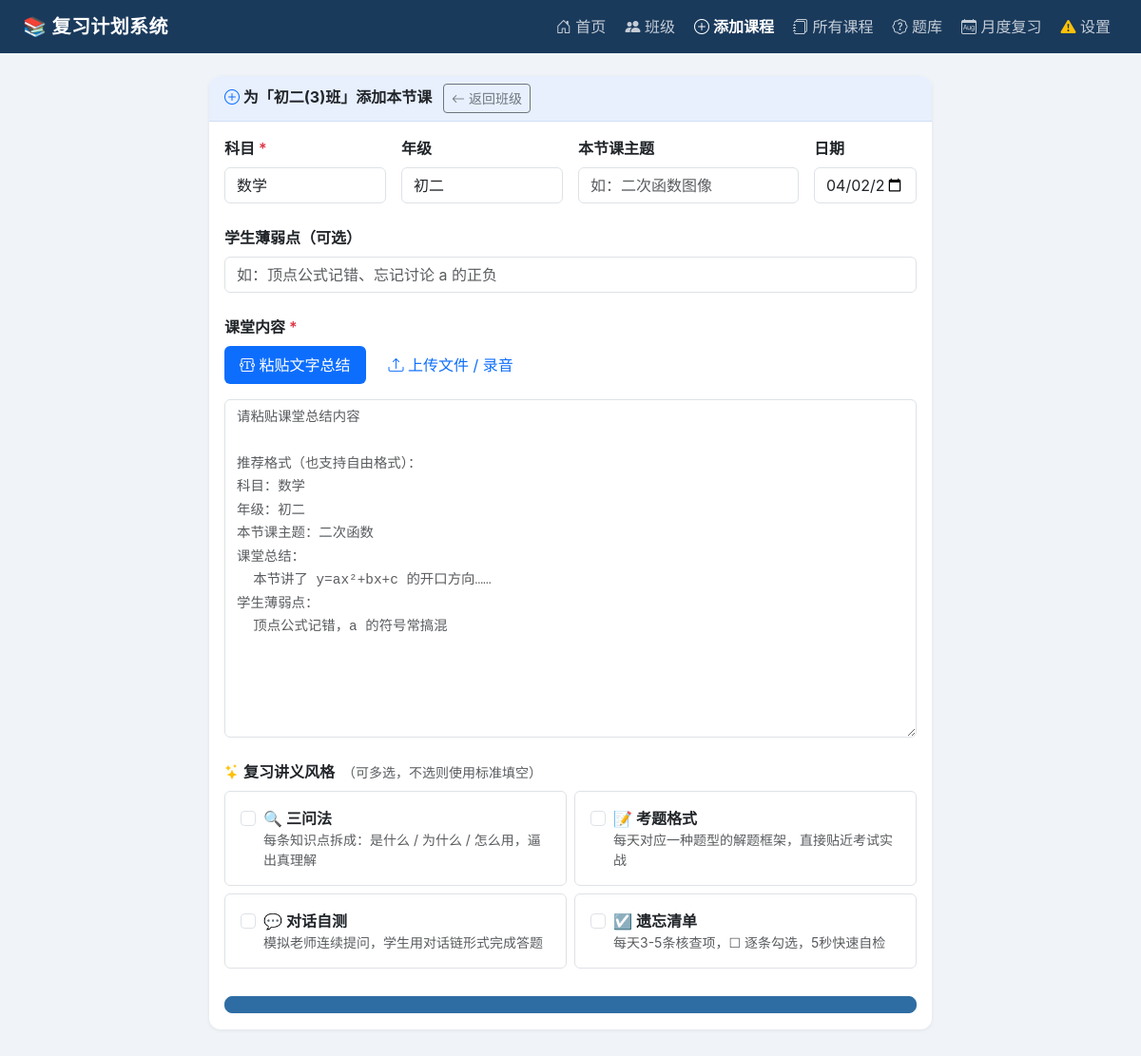
The page /add?class_id=1 on the database its author committed.
### tables this page shows
CREATE TABLE classes (
            id           INTEGER PRIMARY KEY AUTOINCREMENT,
            name         TEXT NOT NULL,
            subject      TEXT DEFAULT '',
            grade        TEXT DEFAULT '',
            teacher_name TEXT DEFAULT '',
            teacher_email TEXT DEFAULT '',
            created_at   TEXT DEFAULT (datetime('now','localtime'))
        );

### app.py (the view, shortened to what this page needs)
@app.route("/add", methods=["GET", "POST"])
def add_lesson():
    class_id = int(request.args.get("class_id", 0) or request.form.get("class_id", 0) or 0)
    cls = get_class(class_id) if class_id else None
    if request.method == "GET":
        return render_template("add.html", today=str(date.today()),
                               cls=cls, class_id=class_id, classes=list_classes())

### app.py (called while the page is built)
def get_config():
    return get_runtime_config()

def has_api_key():
    cfg = get_config()
    provider = cfg.get("provider", "openai")
    if provider == "deepseek":
        key = cfg.get("deepseek_api_key", "") or os.environ.get("DEEPSEEK_API_KEY", "")
    elif provider == "mimo":
        key = cfg.get("mimo_api_key", "") or os.environ.get("MIMO_API_KEY", "")
    elif provider == "n1n":
        key = cfg.get("n1n_api_key", "") or os.environ.get("N1N_API_KEY", "")
    else:
        key = cfg.get("openai_api_key", "") or os.environ.get("OPENAI_API_KEY", "")
    return bool(key.strip())

@app.context_processor
def inject_globals():
    return dict(
        has_key=has_api_key(),
        current_endpoint=request.endpoint,
        all_classes=list_classes(),
    )

### config_runtime.py (called while the page is built)
def load_file_config() -> dict:
    if CFG_PATH.exists():
        with open(CFG_PATH, encoding="utf-8") as f:
            return json.load(f)
    return {}

def get_env_overrides() -> dict:
    overrides = {}
    for key, env_name in ENV_VAR_MAP.items():
        value = os.environ.get(env_name)
        if value is not None and value.strip():
            overrides[key] = value.strip()
    return overrides

def get_runtime_config() -> dict:
    cfg = dict(DEFAULTS)
    cfg.update(load_file_config())
    cfg.update(get_env_overrides())
    return cfg

### lesson_manager.py (called while the page is built)
def get_conn() -> sqlite3.Connection:
    conn = sqlite3.connect(DB_PATH)
    conn.execute("PRAGMA foreign_keys = ON")
    conn.row_factory = sqlite3.Row
    return conn

def get_class(class_id: int):
    with get_conn() as conn:
        row = conn.execute(
            """
            SELECT c.*, (
                SELECT uc.user_id
                FROM user_classes uc
                WHERE uc.class_id = c.id
                ORDER BY uc.user_id
                LIMIT 1
            ) AS teacher_user_id
            FROM classes c
            WHERE c.id=?
            """,
            (class_id,),
        ).fetchone()
        return dict(row) if row else None

### templates/add.html (shortened to what this page needs)
{% extends "base.html" %}
{% block content %}
<div class="row justify-content-center mt-2">
  <div class="col-xl-8 col-lg-9">
    <div class="card">
      <div class="card-header fw-bold">
        <i class="bi bi-plus-circle text-primary"></i>
        {% if cls %}
          为「{{ cls.name }}」添加本节课
          <a href="{{ url_for('class_detail', class_id=cls.id) }}" class="btn btn-sm btn-outline-secondary ms-2">
            <i class="bi bi-arrow-left"></i> 返回班级
          </a>
        {% else %}
          添加新课程
        {% endif %}
      </div>
      <div class="card-body">
        <form method="POST" enctype="multipart/form-data" id="addForm">
          <div class="row g-3 mb-4">
            <div class="col-md-3">
              <label class="form-label fw-semibold">
                科目 <span class="text-danger">*</span>
              </label>
              <input type="text" class="form-control" name="subject" id="fSubject"
                     placeholder="如：数学"
                     value="{{ form.subject if form else (cls.subject if cls else '') }}"
                     {% if cls %}readonly{% endif %} required>
            </div>
            <div class="col-md-3">
              <label class="form-label fw-semibold">年级</label>
              <input type="text" class="form-control" name="grade" id="fGrade"
                     placeholder="如：初二"
                     value="{{ form.grade if form else (cls.grade if cls else '') }}"
                     {% if cls %}readonly{% endif %}>
            </div>
            <div class="col-md-4">
              <label class="form-label fw-semibold">本节课主题</label>
              <input type="text" class="form-control" name="topic"
                     placeholder="如：二次函数图像"
                     value="{{ form.topic if form else '' }}">
            </div>
            <div class="col-md-2">
              <label class="form-label fw-semibold">日期</label>
              <input type="date" class="form-control" name="date"
                     value="{{ today }}">
            </div>
          </div>
          <div class="mb-4">
            <label class="form-label fw-semibold">学生薄弱点（可选）</label>
            <input type="text" class="form-control" name="weak_points"
                   placeholder="如：顶点公式记错、忘记讨论 a 的正负">
          </div>
          <div class="mb-4">
            <label class="form-label fw-semibold mb-2">
              课堂内容 <span class="text-danger">*</span>
            </label>
            <ul class="nav nav-pills mb-3" id="inputTabs">
              <li class="nav-item">
                <button class="nav-link active" type="button" data-tab="text">
                  <i class="bi bi-textarea-t"></i> 粘贴文字总结
                </button>
              </li>
              <li class="nav-item ms-2">
                <button class="nav-link" type="button" data-tab="file">
                  <i class="bi bi-upload"></i> 上传文件 / 录音
                </button>
              </li>
            </ul>
            <div id="tabText">
              <textarea class="form-control font-monospace" name="summary_text"
                        rows="14"
                        style="font-size:.9rem;line-height:1.7"
                        placeholder="请粘贴课堂总结内容&#10;&#10;推荐格式（也支持自由格式）：&#10;科目：数学&#10;年级：初二&#10;本节课主题：二次函数&#10;课堂总结：&#10;  本节讲了 y=ax²+bx+c 的开口方向……&#10;学生薄弱点：&#10;  顶点公式记错，a 的符号常搞混"></textarea>
            </div>
          </div>
          <div class="mb-4">
            <label class="form-label fw-semibold">
              <i class="bi bi-stars text-warning"></i> 复习讲义风格
              <span class="text-muted fw-normal small ms-1">（可多选，不选则使用标准填空）</span>
            </label>
            <div class="row g-2">
              <div class="col-md-6">
                <label class="d-flex align-items-start gap-2 border rounded p-3 style-card" style="cursor:pointer">
                  <input class="form-check-input mt-1 flex-shrink-0" type="checkbox" name="prompt_styles" value="B">
                  <div>
                    <div class="fw-semibold">🔍 三问法</div>
                    <div class="text-muted small">每条知识点拆成：是什么 / 为什么 / 怎么用，逼出真理解</div>
                  </div>
                </label>
              </div>
              <div class="col-md-6">
                <label class="d-flex align-items-start gap-2 border rounded p-3 style-card" style="cursor:pointer">
                  <input class="form-check-input mt-1 flex-shrink-0" type="checkbox" name="prompt_styles" value="C">
                  <div>
                    <div class="fw-semibold">📝 考题格式</div>
                    <div class="text-muted small">每天对应一种题型的解题框架，直接贴近考试实战</div>
                  </div>
                </label>
              </div>
              <div class="col-md-6">
                <label class="d-flex align-items-start gap-2 border rounded p-3 style-card" style="cursor:pointer">
                  <input class="form-check-input mt-1 flex-shrink-0" type="checkbox" name="prompt_styles" value="D">
                  <div>
                    <div class="fw-semibold">💬 对话自测</div>
                    <div class="text-muted small">模拟老师连续提问，学生用对话链形式完成答题</div>
                  </div>
                </label>
              </div>
              <div class="col-md-6">
                <label class="d-flex align-items-start gap-2 border rounded p-3 style-card" style="cursor:pointer">
                  <input class="form-check-input mt-1 flex-shrink-0" type="checkbox" name="prompt_styles" value="E">
                  <div>
                    <div class="fw-semibold">☑️ 遗忘清单</div>
                    <div class="text-muted small">每天3-5条核查项，☐ 逐条勾选，5秒快速自检</div>
                  </div>
                </label>
              </div>
            </div>
          </div>
          <button type="submit" class="btn btn-primary btn-lg w-100" id="submitBtn">
        </form>
      </div>
    </div>
  </div>
</div>
{% endblock %}

### templates/base.html (style rules this page uses)
:root { --brand: #1a3a5c; --brand2: #2e6da4; --accent: #3a7d44; }
body { background: #f0f4f8; font-family: -apple-system, "PingFang SC", "Helvetica Neue", sans-serif; color: #1e293b; }
.card { border: none; border-radius: 12px; box-shadow: 0 1px 4px rgba(0,0,0,.07); }
.card-header { border-radius: 12px 12px 0 0 !important; background: #e8f0fe; border-bottom: 1px solid #d0def5; }
.btn-primary { background: var(--brand2); border-color: var(--brand2); }

### rows shown on the page
classes: name "初二(3)班", subject "数学", grade "初二"
